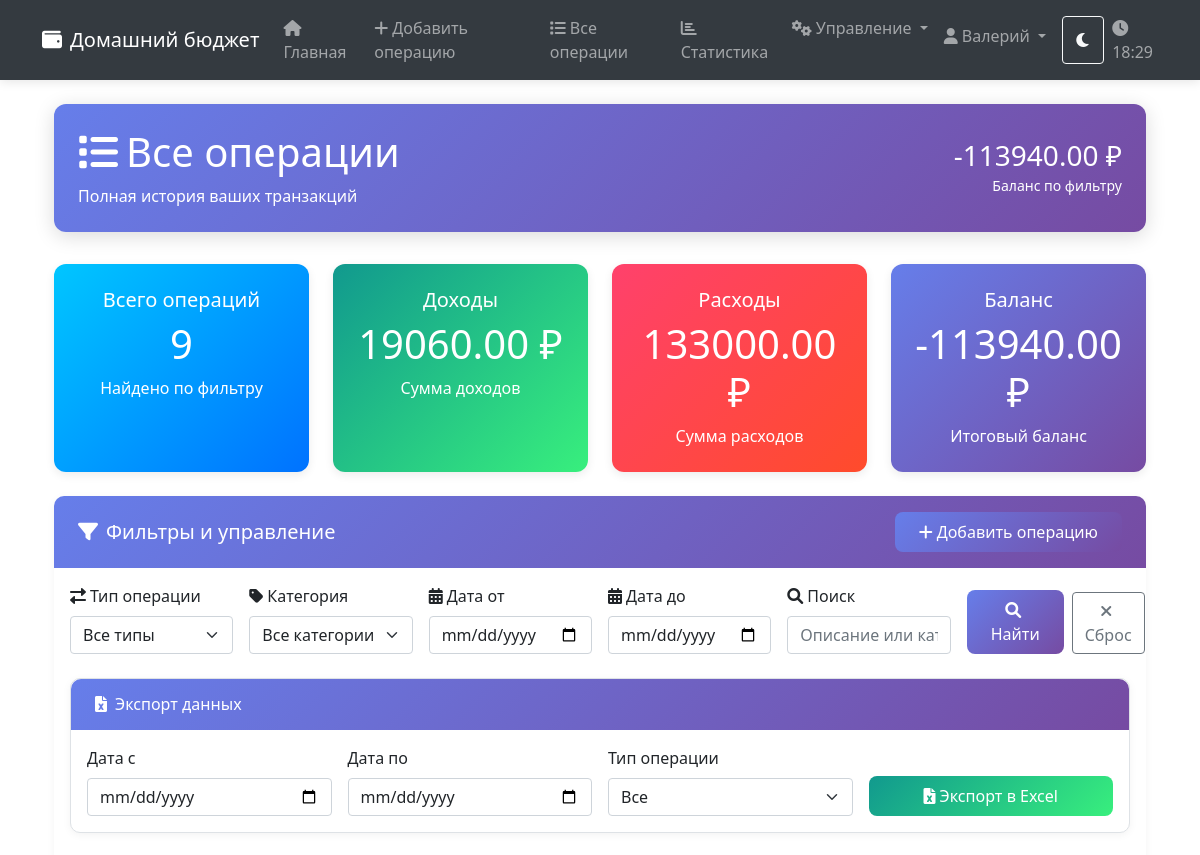
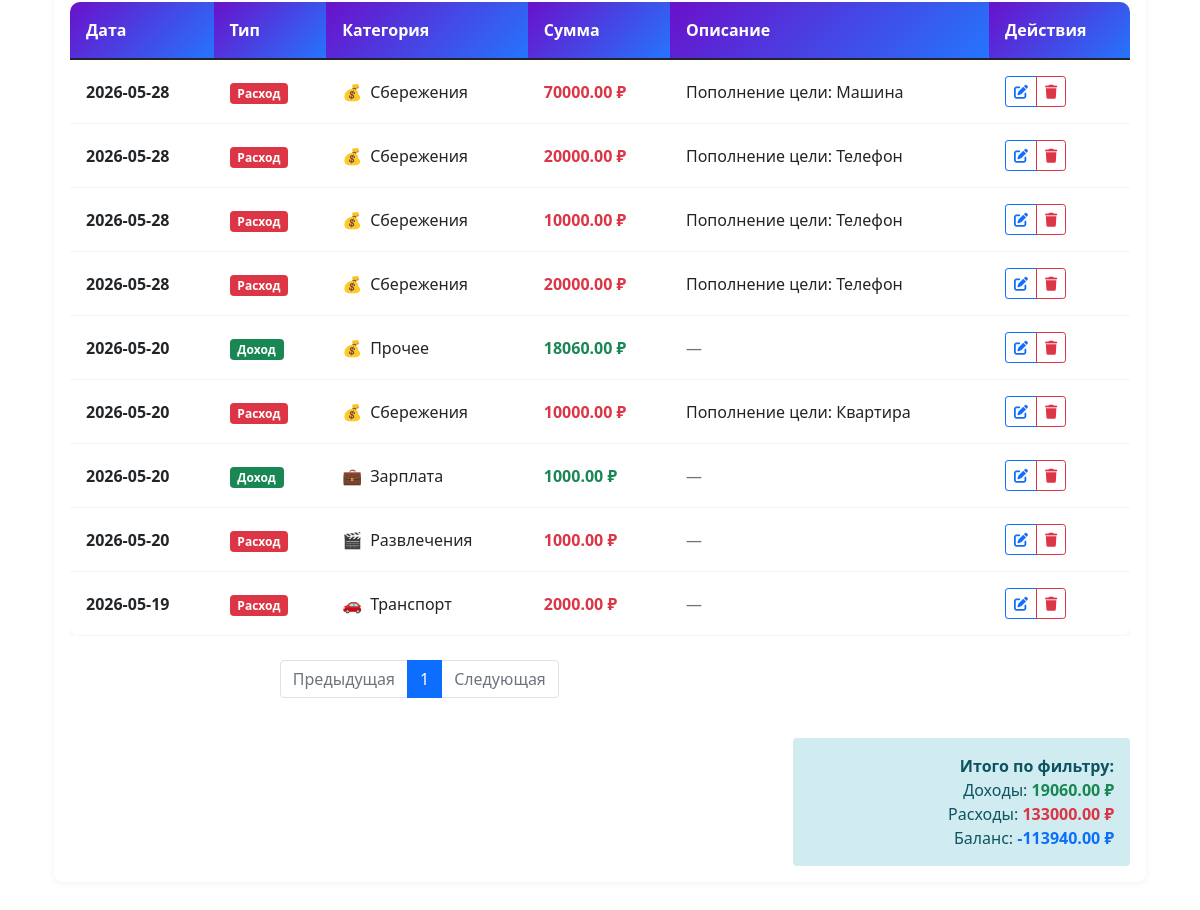
The page /transactions (signed in) on the database as committed earlier (2 pictures, top to bottom).
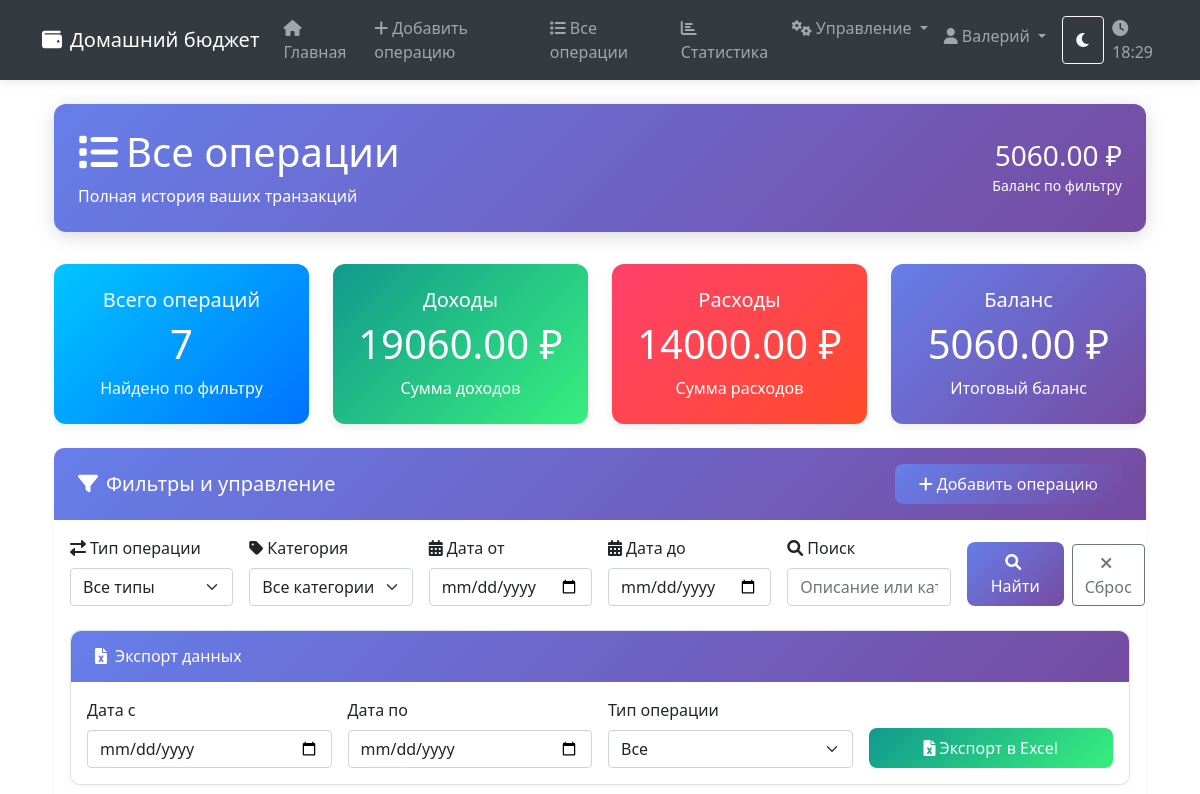
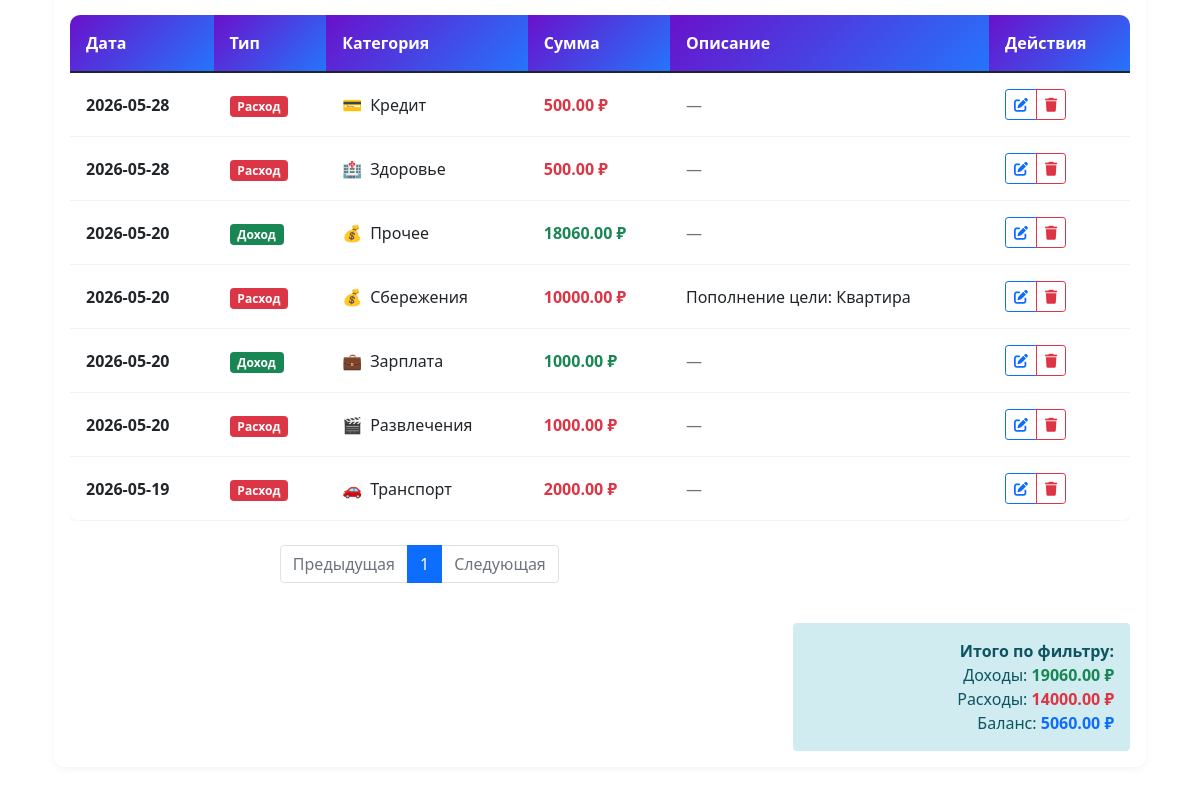
The same page on the database as committed later (2 pictures, top to bottom).
### tables this page shows
CREATE TABLE transactions (
            id INTEGER PRIMARY KEY AUTOINCREMENT,
            type TEXT CHECK(type IN ('income', 'expense')) NOT NULL,
            amount REAL NOT NULL,
            category_id INTEGER,
            description TEXT,
            date DATE NOT NULL,
            created_at TIMESTAMP DEFAULT CURRENT_TIMESTAMP,
            user_id INTEGER,
            FOREIGN KEY (category_id) REFERENCES categories (id),
            FOREIGN KEY (user_id) REFERENCES users (id)
        );

CREATE TABLE categories (
            id INTEGER PRIMARY KEY AUTOINCREMENT,
            name TEXT NOT NULL,
            type TEXT CHECK(type IN ('income', 'expense')) NOT NULL,
            icon TEXT,
            color TEXT,
            created_at TIMESTAMP DEFAULT CURRENT_TIMESTAMP
        );

### routes/transaction_routes.py (the view, shortened to what this page needs)
    @app.route('/transactions')
    @login_required
    def view_transactions():
        with get_db_connection() as conn:
            filter_type = request.args.get('type', 'all')
            filter_category = request.args.get('category', 'all')
            start_date = request.args.get('start_date')
            end_date = request.args.get('end_date')
            search = request.args.get('search', '').strip()
            query = '''
                SELECT t.*, c.name as category_name, c.icon as category_icon
                FROM transactions t
                LEFT JOIN categories c ON t.category_id = c.id
                WHERE t.user_id = ?
            '''
            params = [session['user_id']]
            if filter_type != 'all':
                query += ' AND t.type = ?'
                params.append(filter_type)
            if filter_category != 'all':
                query += ' AND t.category_id = ?'
                params.append(filter_category)
            if start_date:
                query += ' AND t.date >= ?'
                params.append(start_date)
            if end_date:
                query += ' AND t.date <= ?'
                params.append(end_date)
            query += ' ORDER BY t.date DESC, t.created_at DESC'
            transactions = conn.execute(query, params).fetchall()
            categories = conn.execute('SELECT * FROM categories').fetchall()
        return render_template(
            'transactions.html',
            transactions=transactions,
            categories=categories,
            filter_type=filter_type,
            filter_category=filter_category,
            start_date=start_date,
            end_date=end_date,
            search=search
        )

### templates/transactions.html (shortened to what this page needs)
{% extends "base.html" %}
{% block content %}
<div class="container-fluid fade-in">
    <div class="page-header">
        <div class="d-flex justify-content-between align-items-center">
            <div>
                <h1><i class="fas fa-list me-2"></i>Все операции</h1>
                <p class="mb-0">Полная история ваших транзакций</p>
            </div>
            <div class="text-end">
                {% set total_inc = transactions|selectattr('type', 'equalto', 'income')|map(attribute='amount')|sum %}
                {% set total_exp = transactions|selectattr('type', 'equalto', 'expense')|map(attribute='amount')|sum %}
                {% if filter_type == 'income' %}
                    <h3 class="mb-0">{{ "%.2f"|format(total_inc) }} ₽</h3>
                    <small>Доходы по фильтру</small>
                {% elif filter_type == 'expense' %}
                    <h3 class="mb-0">{{ "%.2f"|format(total_exp) }} ₽</h3>
                    <small>Расходы по фильтру</small>
                {% else %}
                    <h3 class="mb-0">{{ "%.2f"|format(total_inc - total_exp) }} ₽</h3>
                    <small>Баланс по фильтру</small>
                {% endif %}
            </div>
        </div>
    </div>
    {% set total_income = transactions|selectattr('type', 'equalto', 'income')|map(attribute='amount')|sum %}
    {% set total_expense = transactions|selectattr('type', 'equalto', 'expense')|map(attribute='amount')|sum %}
    <div class="row mb-4">
        <div class="{% if filter_type == 'all' %}col-md-3{% else %}col-md-6{% endif %}">
            <div class="stat-card stat-card-info">
                <div class="card-body text-center">
                    <h5>Всего операций</h5>
                    <h2 class="display-6">{{ transactions|length }}</h2>
                    <p class="mb-0">Найдено по фильтру</p>
                </div>
            </div>
        </div>
        {% if filter_type == 'income' %}
        <div class="col-md-6">
            <div class="stat-card stat-card-success">
                <div class="card-body text-center">
                    <h5>Доходы</h5>
                    <h2 class="display-6">{{ "%.2f"|format(total_income) }} ₽</h2>
                    <p class="mb-0">Сумма доходов</p>
                </div>
            </div>
        </div>
        {% else %}
        <div class="col-md-3">
            <div class="stat-card stat-card-success">
                <div class="card-body text-center">
                    <h5>Доходы</h5>
                    <h2 class="display-6">{{ "%.2f"|format(total_income) }} ₽</h2>
                    <p class="mb-0">Сумма доходов</p>
                </div>
            </div>
        </div>
        <div class="col-md-3">
            <div class="stat-card stat-card-danger">
                <div class="card-body text-center">
                    <h5>Расходы</h5>
                    <h2 class="display-6">{{ "%.2f"|format(total_expense) }} ₽</h2>
                    <p class="mb-0">Сумма расходов</p>
                </div>
            </div>
        </div>
        <div class="col-md-3">
            <div class="stat-card stat-card-primary">
                <div class="card-body text-center">
                    <h5>Баланс</h5>
                    <h2 class="display-6">{{ "%.2f"|format(total_income - total_expense) }} ₽</h2>
                    <p class="mb-0">Итоговый баланс</p>
                </div>
            </div>
        </div>
        {% endif %}
    </div>
    <div class="card form-card">
        <div class="card-header d-flex justify-content-between align-items-center">
            <h5 class="mb-0"><i class="fas fa-filter me-2"></i>Фильтры и управление</h5>
            <a href="{{ url_for('add_transaction') }}" class="btn btn-modern btn-modern-primary">
                <i class="fas fa-plus me-1"></i>Добавить операцию
            </a>
        </div>
        <div class="card-body">
            <form method="GET" action="{{ url_for('view_transactions') }}" class="row mb-4 g-3">
                <div class="col-md-2">
                    <label for="filter_type" class="form-label"><i class="fas fa-exchange-alt me-1"></i>Тип операции</label>
                    <select class="form-select" id="filter_type" name="type">
                        <option value="all" {% if filter_type == 'all' %}selected{% endif %}>Все типы</option>
                    </select>
                </div>
                <div class="col-md-2">
                    <label for="filter_category" class="form-label"><i class="fas fa-tag me-1"></i>Категория</label>
                    <select class="form-select" id="filter_category" name="category">
                        <option value="all" {% if filter_category == 'all' %}selected{% endif %}>Все категории</option>
                    </select>
                </div>
                <div class="col-md-2">
                    <label for="start_date" class="form-label"><i class="fas fa-calendar-alt me-1"></i>Дата от</label>
                    <input type="date" class="form-control" id="start_date" name="start_date" value="{{ start_date or '' }}">
                </div>
                <div class="col-md-2">
                    <label for="end_date" class="form-label"><i class="fas fa-calendar-alt me-1"></i>Дата до</label>
                    <input type="date" class="form-control" id="end_date" name="end_date" value="{{ end_date or '' }}">
                </div>
                <div class="col-md-2">
                    <label for="search" class="form-label"><i class="fas fa-search me-1"></i>Поиск</label>
                    <input type="text" class="form-control" id="search" name="search" placeholder="Описание или категория" value="{{ search or '' }}" autocomplete="off">
                </div>
                <div class="col-md-2 d-flex align-items-end gap-2">
                    <button type="submit" class="btn btn-modern btn-modern-primary w-100"><i class="fas fa-search me-1"></i>Найти</button>
                    <a href="{{ url_for('view_transactions') }}" class="btn btn-outline-secondary w-100"><i class="fas fa-times me-1"></i>Сброс</a>
                </div>
            </form>
            <div class="card mb-4">
                <div class="card-header bg-success text-white">
                    <h6 class="mb-0"><i class="fas fa-file-excel me-2"></i>Экспорт данных</h6>
                </div>
                <div class="card-body">
                    <form method="GET" action="{{ url_for('export_excel') }}" class="row g-3 align-items-end">
                        <div class="col-md-3">
                            <label class="form-label" for="export_start_date">Дата с</label>
                            <input type="date" class="form-control" id="export_start_date" name="start_date" value="{{ start_date or '' }}">
                        </div>
                        <div class="col-md-3">
                            <label class="form-label" for="export_end_date">Дата по</label>
                            <input type="date" class="form-control" id="export_end_date" name="end_date" value="{{ end_date or '' }}">
                        </div>
                        <div class="col-md-3">
                            <label class="form-label" for="export_type">Тип операции</label>
                            <select class="form-select" id="export_type" name="type">
                                <option value="all" {% if filter_type == 'all' %}selected{% endif %}>Все</option>
                            </select>
                        </div>
                        <div class="col-md-3">
                            <button type="submit" class="btn btn-modern btn-modern-success w-100"><i class="fas fa-file-excel me-1"></i>Экспорт в Excel</button>
                        </div>
                    </form>
                </div>
            </div>
            {% if transactions %}
            <div class="table-responsive">
                <table class="table table-modern">
                    <thead>
                        <tr>
                            <th>Дата</th>
                            <th>Тип</th>
                            <th>Категория</th>
                            <th>Сумма</th>
                            <th>Описание</th>
                            <th>Действия</th>
                        </tr>
                    </thead>
                    <tbody>
                        {% for trans in transactions %}
                        <tr>
                            <td class="fw-bold">{{ trans.date }}</td>
                            <td>{% if trans.type == 'income' %}<span class="badge bg-success">Доход</span>{% else %}<span class="badge bg-danger">Расход</span>{% endif %}</td>
                            <td><div class="d-flex align-items-center">{% if trans.category_icon %}<span class="me-2">{{ trans.category_icon }}</span>{% endif %}<span>{{ trans.category_name or 'Без категории' }}</span></div></td>
                            <td class="{% if trans.type == 'income' %}text-success fw-bold{% else %}text-danger fw-bold{% endif %}">{{ "%.2f"|format(trans.amount) }} ₽</td>
                            <td>{% if trans.description %}{{ trans.description }}{% else %}<span class="text-muted">—</span>{% endif %}</td>
                            <td>
                                <div class="btn-group btn-group-sm" role="group">
                                    <a href="{{ url_for('edit_transaction', transaction_id=trans.id) }}" class="btn btn-outline-primary" title="Редактировать"><i class="fas fa-edit"></i></a>
                                    <a href="{{ url_for('delete_transaction', transaction_id=trans.id) }}" class="btn btn-outline-danger" title="Удалить" onclick="return confirm('Вы точно хотите удалить эту операцию?')"><i class="fas fa-trash"></i></a>
                                </div>
                            </td>
                        </tr>
                        {% endfor %}
                    </tbody>
                </table>
            </div>
            <div class="row mt-4">
                <div class="col-md-8">
                    <nav aria-label="Навигация по страницам">
                        <ul class="pagination justify-content-center">
                            <li class="page-item disabled"><span class="page-link">Предыдущая</span></li>
                            <li class="page-item active"><span class="page-link">1</span></li>
                            <li class="page-item disabled"><span class="page-link">Следующая</span></li>
                        </ul>
                    </nav>
                </div>
                <div class="col-md-4"></div>
            </div>
            {% endif %}
            <div class="row mt-4">
                <div class="col-md-8"></div>
                <div class="col-md-4 text-end">
                    <div class="p-3 rounded" style="background-color: #d1ecf1; color: #0c5460;">
                        <strong>Итого по фильтру:</strong><br>
                        {% if filter_type == 'income' %}
                            Доходы: <span class="text-success fw-bold">{{ "%.2f"|format(total_income) }} ₽</span>
                        {% elif filter_type == 'expense' %}
                            Расходы: <span class="text-danger fw-bold">{{ "%.2f"|format(total_expense) }} ₽</span>
                        {% else %}
                            Доходы: <span class="text-success fw-bold">{{ "%.2f"|format(total_income) }} ₽</span><br>
                            Расходы: <span class="text-danger fw-bold">{{ "%.2f"|format(total_expense) }} ₽</span><br>
                            Баланс: <span class="text-primary fw-bold">{{ "%.2f"|format(total_income - total_expense) }} ₽</span>
                        {% endif %}
                    </div>
                </div>
            </div>
        </div>
    </div>
</div>
{% endblock %}

Rows that differ between the two databases and show on the page:
removed transactions: type "Расход", amount "70000.00"
removed transactions: type "Расход", amount "20000.00"
removed transactions: type "Расход", amount "10000.00"
removed transactions: type "Расход", amount "20000.00"
added transactions: type "Расход", amount "500.00"
added transactions: type "Расход", amount "500.00"
Other text that changed with them:
{{ "%.2f"|format(total_inc - total_exp) }}: "-113940.00" → "5060.00"
{{ transactions|length }}: "9" → "7"
{{ "%.2f"|format(total_expense) }}: "133000.00" → "14000.00"
{{ "%.2f"|format(total_income - total_expense) }}: "-113940.00" → "5060.00"
